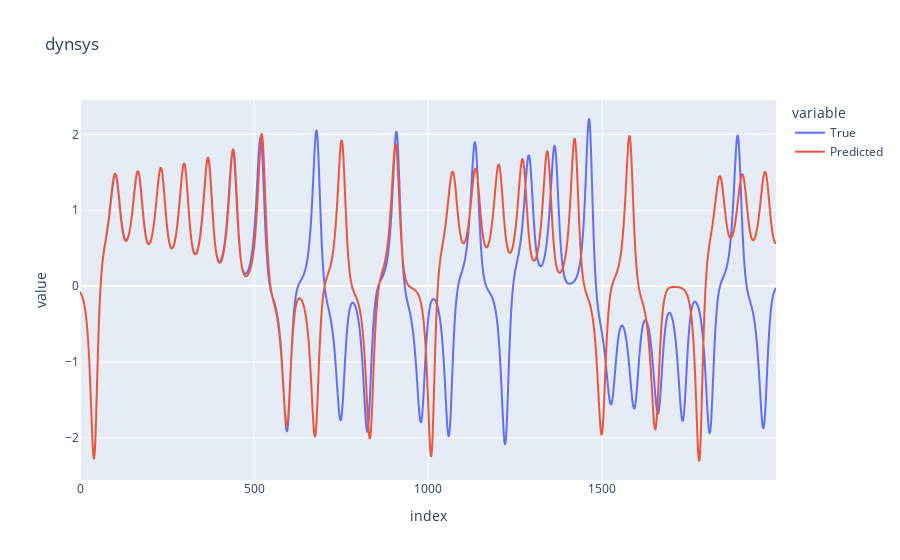

The code cell stored with this chart in its notebook:
### Code cell
# Plotting:
i = 0
title = "dynsys"
data = {"True": dynsys_true[:, i], "Predicted": dynsys_pred[:, i]}
fig = plotting.plot_multiple_1d_time_series(data, title=title)
fig.show()

### Figure 1 — Plotly figure (JSON) as saved in the notebook; plotly's stock layout.template omitted (floating-point values rounded to 4 significant figures; data arrays with more than 128 entries replaced by an {"elided": "..."} marker saying what was removed)
{"data": [{"hovertemplate": "variable=True<br>index=%{x}<br>value=%{y}<extra></extra>", "legendgroup": "True", "line": {"color": "#636efa", "dash": "solid"}, "marker": {"symbol": "circle"}, "mode": "lines", "name": "True", "showlegend": true, "type": "scattergl", "x": {"elided": "2000 int values"}, "xaxis": "x", "y": {"elided": "2000 float values"}, "yaxis": "y"}, {"hovertemplate": "variable=Predicted<br>index=%{x}<br>value=%{y}<extra></extra>", "legendgroup": "Predicted", "line": {"color": "#EF553B", "dash": "solid"}, "marker": {"symbol": "circle"}, "mode": "lines", "name": "Predicted", "showlegend": true, "type": "scattergl", "x": {"elided": "2000 int values"}, "xaxis": "x", "y": {"elided": "2000 float values"}, "yaxis": "y"}], "layout": {"legend": {"title": {"text": "variable"}, "tracegroupgap": 0}, "title": {"text": "dynsys"}, "xaxis": {"anchor": "y", "domain": [0.0, 1.0], "title": {"text": "index"}}, "yaxis": {"anchor": "x", "domain": [0.0, 1.0], "title": {"text": "value"}}}}
